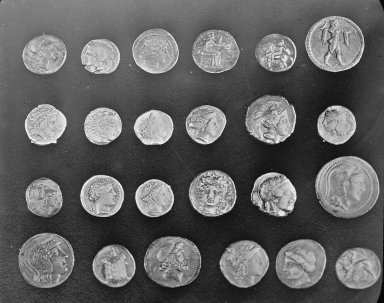
#> input picture datos/segmentacion/monedas.png, 384 x 303 px, found by its file name
$ jupyter execute 3A_Plantilla_Segmentacion.ipynb
#> lines starting #> are read from the running program, lines starting #| are printed output that depends on the picture; after the words box and inside, x2 and y2 are one past the last pixel; in counts of white or black regions, pixels touching at a corner belong together
# Actividad 3A. Cuaderno Jupyter: Segmentación de imágenes con OpenCV
**Procesamiento Digital de Imágenes · MCDI · INFOTEC · 2027-1** · Unidad 3

[](https://colab.research.google.com/github/egonzalez1989/pdi-mcdi/blob/main/plantillas/3A_Plantilla_Segmentacion.ipynb)

| | |
|---|---|
| **Estudiante** | *Escribe aquí tu nombre completo* |
| **Tipo de actividad** | Individual |
| **Fecha límite** | Domingo 14 de marzo de 2027, 23:59 hrs. |
| **Puntaje** | 20 puntos |

**Propósito.** Implementar y comparar métodos de segmentación por bordes, umbralización y agrupamiento, evaluándolos visual y cuantitativamente.

**Producto esperado.** Una libreta Jupyter bien documentada que incluya:
- Detección de bordes con al menos dos métodos (Sobel y Canny).
- Umbralización global y de Otsu o adaptativa para separar objetos del fondo.
- Segmentación por agrupamiento de intensidades (k-means).
- Comparación visual y cuantitativa (IoU y Dice) de los métodos, con análisis en Markdown.

### Instrucciones
1. Descarga el cuaderno plantilla 3A_Plantilla_Segmentacion.ipynb. Selecciona una o dos imágenes con objetos diferenciables del fondo (piezas, semillas, monedas, objetos sobre una mesa); puedes usar las de la carpeta datos/segmentacion del repositorio, que incluyen máscara de referencia.
2. Segmentación por discontinuidades: aplica Sobel y visualiza la magnitud del gradiente; aplica Canny con distintos pares de umbrales y comenta qué parámetros producen bordes más útiles.
3. Segmentación por similaridad: aplica umbralización global con al menos dos valores, el método de Otsu y, si es posible, umbralización adaptativa; compara las máscaras.
4. Agrupamiento: reordena los píxeles como vector de intensidades, aplica k-means con K = 2 o K = 3 y reconstruye la imagen segmentada a partir de las etiquetas.
5. Evaluación cuantitativa: compara las máscaras obtenidas contra la máscara de referencia (la del repositorio o una que dibujes en GIMP) con IoU y Dice, y presenta una tabla comparativa.
6. Análisis comparativo: coloca en una misma figura las salidas de bordes, umbralización y k-means y comenta qué método separa mejor los objetos, qué errores aparecen (bordes falsos, regiones fragmentadas, pérdida de detalle) y qué ajustes harías en una siguiente iteración.
7. Al final de la libreta, completa la declaración de uso de IA (herramienta, para qué la usaste y qué partes son resultado directo de ella) o indica que no la utilizaste. Tu entrega puede ser seleccionada para una defensa oral.
8. Guarda tu libreta como 3A_Nombre_Apellido.ipynb, expórtala a PDF con el mismo nombre y entrega ambos archivos.

### Lista de cotejo (así se evaluará tu trabajo)
| Criterio | Puntaje |
|---|---|
| Implementación de segmentación por bordes (Sobel/Canny). | 5 |
| Implementación de umbralización (global y Otsu/adaptativa). | 5 |
| Implementación de segmentación basada en intensidades (p. ej., k-means). | 4 |
| Claridad en código, visualizaciones y análisis comparativo en Markdown, con evaluación IoU/Dice contra la referencia. | 6 |
| **Total** | **20** |

> 💡 Escribe tus interpretaciones en celdas Markdown como esta. Una figura sin interpretación no demuestra aprendizaje. Si usas código de otras fuentes, cítalo en Referencias; si usas IA, decláralo en la sección final.

[cell 1]
# Configuración del entorno. En Google Colab todas estas bibliotecas ya vienen instaladas.
import sys, platform
import numpy as np
import matplotlib.pyplot as plt
import cv2
import skimage
from skimage import data

plt.rcParams.update({"figure.dpi": 110, "axes.titlesize": 10, "image.cmap": "gray"})
np.random.seed(42)

def mostrar(imagenes, titulos=None, cols=None, cmap="gray", tam=3.2, ejes=False):
    """Muestra una lista de imágenes en una cuadrícula. Las imágenes a color deben estar en RGB."""
    if not isinstance(imagenes, (list, tuple)):
        imagenes = [imagenes]
    n = len(imagenes)
    cols = cols or min(n, 4)
    filas = int(np.ceil(n / cols))
    fig, axs = plt.subplots(filas, cols, figsize=(tam * cols, tam * filas), squeeze=False)
    for i, ax in enumerate(axs.flat):
        if i < n:
            im = imagenes[i]
            ax.imshow(im, cmap=None if im.ndim == 3 else cmap)
            if titulos:
                ax.set_title(titulos[i])
        if not ejes or i >= n:
            ax.axis("off")
    plt.tight_layout()
    plt.show()

print(f"Python {platform.python_version()} | NumPy {np.__version__} | OpenCV {cv2.__version__} | scikit-image {skimage.__version__}")

# Datos del curso: se buscan en la carpeta datos/ (si ya existe) o se descargan.
import os, io, zipfile, urllib.request
def carpeta_datos(url="https://github.com/egonzalez1989/pdi-mcdi/archive/refs/heads/main.zip"):
    for d in ("datos", "../datos", "pdi-mcdi-main/datos"):
        if os.path.isdir(d):
            return d
    try:
        with urllib.request.urlopen(url, timeout=20) as r:
            zipfile.ZipFile(io.BytesIO(r.read())).extractall(".")
        return "pdi-mcdi-main/datos"
    except Exception as e:
        print("No se pudieron descargar los datos del curso:", e)
        return None
DATOS = carpeta_datos()
print("Carpeta de datos:", DATOS)

import pandas as pd
from sklearn.cluster import KMeans

## 0. Imagen y máscara de referencia
Por omisión se usan `datos/segmentacion/monedas.png` y su máscara. También puedes usar `objetos_sinteticos.png` o tu propia imagen con una máscara dibujada en GIMP (blanco = objeto).

[cell 2]
RUTA_IMAGEN, RUTA_MASCARA = "", ""
if not RUTA_IMAGEN and DATOS:
    RUTA_IMAGEN = os.path.join(DATOS, "segmentacion", "monedas.png")
    RUTA_MASCARA = os.path.join(DATOS, "segmentacion", "monedas_mascara.png")
gris = cv2.imread(RUTA_IMAGEN, cv2.IMREAD_GRAYSCALE) if RUTA_IMAGEN else None
#> gris is the input picture: shape (303, 384); min 1, max 252, mean 96.9
gt = cv2.imread(RUTA_MASCARA, cv2.IMREAD_GRAYSCALE) > 127 if RUTA_MASCARA else None
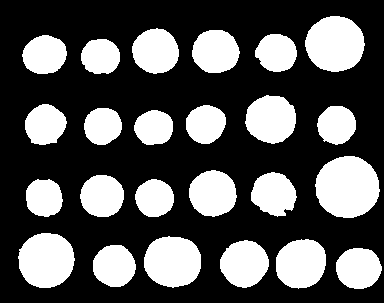
#> input picture datos/segmentacion/monedas_mascara.png, 384 x 303 px, found by its file name
#> gt: shape (303, 384) bool; 33.5% white; 24 white regions, largest, box (x1, y1, x2, y2) and area: (315, 156, 380, 218) 3141, (305, 16, 365, 72) 2604, (18, 233, 75, 288) 2461
if gris is None:   # respaldo sin conexión (sin referencia)
    gris, gt = data.coins(), None
mostrar([gris] + ([gt] if gt is not None else []), ["Imagen", "Referencia"][: 1 + (gt is not None)])
#> in mostrar, `n = len(imagenes)`: n = 2
#> in mostrar, `filas = int(np.ceil(n / cols))`: filas = 1
#> the loop in mostrar, `for i, ax in enumerate(axs.flat):` made 2 passes
#> in mostrar, `plt.show()`:
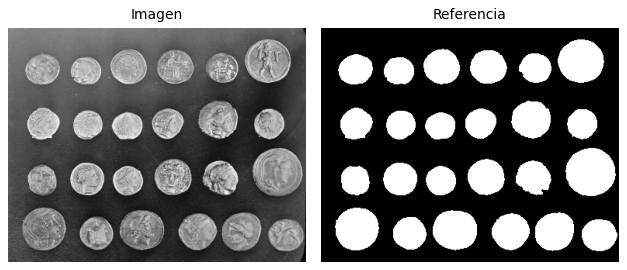
#> figure drawn by matplotlib, 2 panels

def iou(p, g):
    p, g = p.astype(bool), g.astype(bool); return (p & g).sum() / max((p | g).sum(), 1)
def dice(p, g):
    p, g = p.astype(bool), g.astype(bool); return 2 * (p & g).sum() / max(p.sum() + g.sum(), 1)
